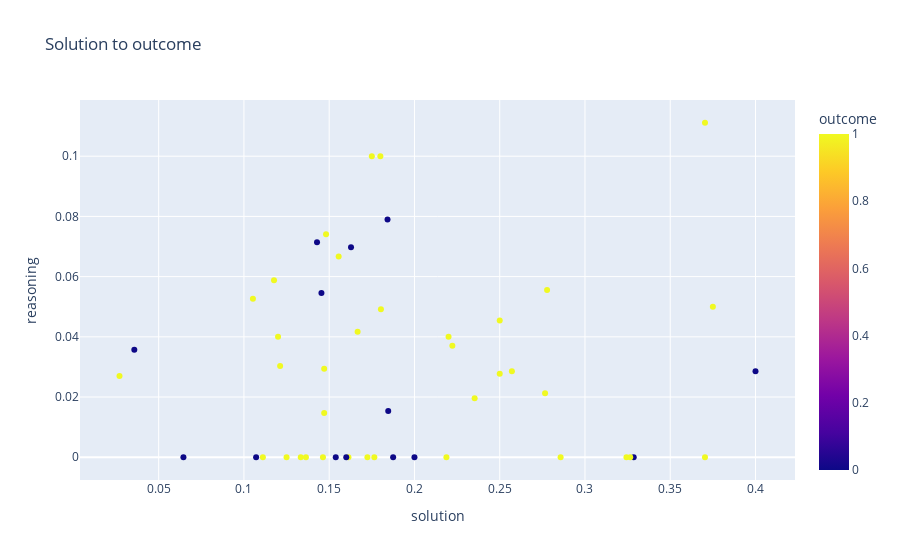

The notebook cell saved with this chart:
### Code cell
fig = px.scatter(df, x="solution", y="reasoning",
                  color="outcome",
                  title="Solution to outcome"
                )

fig.show()

### Figure 1 — Plotly figure (JSON) as saved in the notebook; plotly's stock layout.template omitted (floating-point values rounded to 4 significant figures)
{"data": [{"hovertemplate": "solution=%{x}<br>reasoning=%{y}<br>outcome=%{marker.color}<extra></extra>", "legendgroup": "", "marker": {"color": [1, 1, 1, 1, 1, 1, 0, 0, 1, 1, 1, 1, 0, 1, 0, 1, 0, 1, 1, 1, 0, 0, 1, 0, 1, 1, 1, 0, 1, 1, 1, 1, 1, 0, 1, 0, 1, 1, 1, 1, 1, 1, 1, 0, 1, 0, 0, 1, 1, 1], "coloraxis": "coloraxis", "symbol": "circle"}, "mode": "markers", "name": "", "orientation": "v", "showlegend": false, "type": "scatter", "x": [0.1176, 0.3243, 0.1765, 0.2857, 0.2778, 0.1667, 0.2, 0.03571, 0.2222, 0.1613, 0.3704, 0.25, 0.06452, 0.2766, 0.1628, 0.375, 0.1538, 0.1803, 0.12, 0.1481, 0.1842, 0.3286, 0.1463, 0.4, 0.1471, 0.125, 0.22, 0.1429, 0.1212, 0.2353, 0.02703, 0.1724, 0.18, 0.1875, 0.1556, 0.1846, 0.3704, 0.25, 0.2571, 0.1364, 0.175, 0.1053, 0.1471, 0.1071, 0.1111, 0.1455, 0.16, 0.3265, 0.1333, 0.2188], "xaxis": "x", "y": [0.05882, 0, 0, 0, 0.05556, 0.04167, 0, 0.03571, 0.03704, 0, 0, 0.02778, 0, 0.02128, 0.06977, 0.05, 0, 0.04918, 0.04, 0.07407, 0.07895, 0, 0, 0.02857, 0.01471, 0, 0.04, 0.07143, 0.0303, 0.01961, 0.02703, 0, 0.1, 0, 0.06667, 0.01538, 0.1111, 0.04545, 0.02857, 0, 0.1, 0.05263, 0.02941, 0, 0, 0.05455, 0, 0, 0, 0], "yaxis": "y"}], "layout": {"coloraxis": {"colorbar": {"title": {"text": "outcome"}}, "colorscale": [[0, "#0d0887"], [0.1111, "#46039f"], [0.2222, "#7201a8"], [0.3333, "#9c179e"], [0.4444, "#bd3786"], [0.5556, "#d8576b"], [0.6667, "#ed7953"], [0.7778, "#fb9f3a"], [0.8889, "#fdca26"], [1, "#f0f921"]]}, "legend": {"tracegroupgap": 0}, "title": {"text": "Solution to outcome"}, "xaxis": {"anchor": "y", "domain": [0, 1], "title": {"text": "solution"}}, "yaxis": {"anchor": "x", "domain": [0, 1], "title": {"text": "reasoning"}}}}
